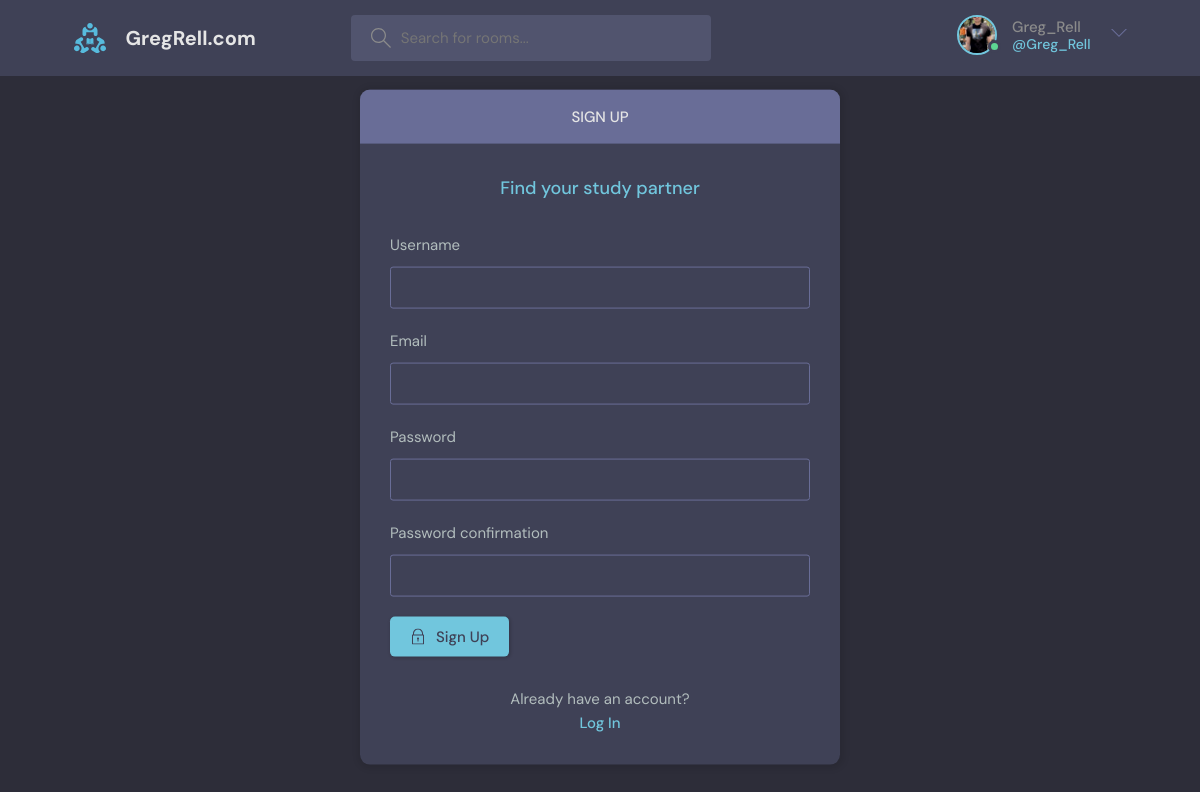
Page /register/ (signed in) on the committed database.
### base/models.py (models this page shows)
class User(AbstractUser):
    name = models.CharField(max_length=200, null=True)
    email = models.EmailField(unique=True, null=True)
    bio = models.TextField(null=True)
    avatar = models.ImageField(null=True, default="avatar.svg")
    USERNAME_FIELD = 'email'
    REQUIRED_FIELDS = []

### base/views.py (the view, shortened to what this page needs)
# urls.py: path('register/', views.registerPage, name='register'),
def registerPage(request):
    page = 'register'
    form = CustomUserCreationForm()
    context = {'page': page, 'form': form}
    return render(request, 'base/signup.html', context)

### base/forms.py
class CustomUserCreationForm(UserCreationForm):
    class Meta:
        model = User
        fields = ['username', 'email', 'password1', 'password2']

### base/Templates/Base/signup.html (shortened to what this page needs)
{% extends 'MainTemplate.html' %}
{% block content %}
<body>
<main class="auth layout">
    <div class="container">
        <div class="layout__box">
            <div class="layout__boxHeader">
                <div class="layout__boxTitle">
                    <h3>Sign up</h3>
                </div>
            </div>
            <div class="layout__body">
                <h2 class="auth__tagline">Find your study partner</h2>
                <form class="form" action="" method="POST">
                    {% for field in form %}
                    <div class="form__group form__group">
                        <label>{{field.label}}</label>
                        {{field}}
                    </div>
                    {% endfor %}
                    <button class="btn btn--main" type="submit">
                        Sign Up
                    </button>
                </form>
                <div class="auth__action">
                    <p>Already have an account?</p>
                    <a href="{% url 'login' %}" class="btn btn--link">Log In</a>
                </div>
            </div>
        </div>
    </div>
</main>
</body>
{% endblock content %}

### Templates/Navbar.html (shortened to what this page needs)
{% load static %}
<header class="header header--loggedIn">
      <div class="container">
        <a href="{% url 'home' %}" class="header__logo">
          <img src="{% static 'images/logo.svg' %}" />
          <h1>GregRell.com</h1>
        </a>
        <form class="header__search" method="GET" action="{% url 'home' %}">
          <label>
            <input placeholder="Search for rooms..." name="q" autocomplete="off"/>
          </label>
        </form>
        <nav class="header__menu">
          {% if request.user.is_authenticated %}
          <div class="header__user">
            <a href="{% url 'update-user' user.id %}">
              <div class="avatar avatar--medium active">
                <img src="{{request.user.avatar.url}}"/>
              </div>
              <p>{{request.user.username}} <span>@{{request.user.username}}</span></p>
            </a>
            <button class="dropdown-button">
              <svg version="1.1" xmlns="http://www.w3.org/2000/svg" width="32" height="32" viewBox="0 0 32 32">
                <title>chevron-down</title>
                <path d="M16 21l-13-13h-3l16 16 16-16h-3l-13 13z"></path>
              </svg>
            </button>
          </div>
            {% else %}
          <a href="{% url 'login' %}">
            <img src="{% static 'images/avatar.svg' %}" />
            <p>Login</p>
          </a>
            {% endif %}
        </nav>
      </div>
    </header>

### rows in the picture
User: user.avatar (picture), user.username "Greg_Rell"

### other values in the picture
{{ field.label }} "Username" "Email" "Password" "Password confirmation"
